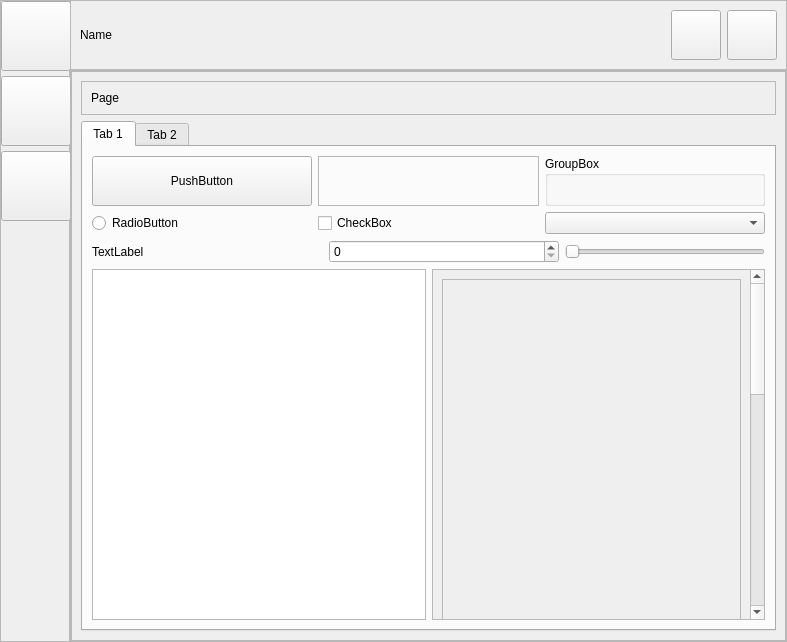
<?xml version="1.0" encoding="UTF-8"?>
<ui version="4.0">
 <class>centralWidget</class>
 <widget class="QWidget" name="centralWidget">
  <property name="geometry">
   <rect>
    <x>0</x>
    <y>0</y>
    <width>787</width>
    <height>642</height>
   </rect>
  </property>
  <property name="windowTitle">
   <string>Form</string>
  </property>
  <layout class="QGridLayout" name="gridLayout_6">
   <property name="leftMargin">
    <number>0</number>
   </property>
   <property name="topMargin">
    <number>0</number>
   </property>
   <property name="rightMargin">
    <number>0</number>
   </property>
   <property name="bottomMargin">
    <number>0</number>
   </property>
   <property name="spacing">
    <number>0</number>
   </property>
   <item row="0" column="0" rowspan="2">
    <widget class="QFrame" name="leftMenuFrame">
     <property name="minimumSize">
      <size>
       <width>70</width>
       <height>0</height>
      </size>
     </property>
     <property name="maximumSize">
      <size>
       <width>70</width>
       <height>16777215</height>
      </size>
     </property>
     <property name="frameShape">
      <enum>QFrame::StyledPanel</enum>
     </property>
     <property name="frameShadow">
      <enum>QFrame::Raised</enum>
     </property>
     <layout class="QVBoxLayout" name="verticalLayout">
      <property name="spacing">
       <number>5</number>
      </property>
      <property name="leftMargin">
       <number>0</number>
      </property>
      <property name="topMargin">
       <number>0</number>
      </property>
      <property name="rightMargin">
       <number>0</number>
      </property>
      <property name="bottomMargin">
       <number>0</number>
      </property>
      <item>
       <widget class="QPushButton" name="pushButton">
        <property name="minimumSize">
         <size>
          <width>70</width>
          <height>70</height>
         </size>
        </property>
        <property name="maximumSize">
         <size>
          <width>70</width>
          <height>70</height>
         </size>
        </property>
        <property name="text">
         <string/>
        </property>
       </widget>
      </item>
      <item>
       <widget class="QPushButton" name="pushButton_2">
        <property name="minimumSize">
         <size>
          <width>70</width>
          <height>70</height>
         </size>
        </property>
        <property name="maximumSize">
         <size>
          <width>70</width>
          <height>70</height>
         </size>
        </property>
        <property name="text">
         <string/>
        </property>
       </widget>
      </item>
      <item>
       <widget class="QPushButton" name="pushButton_3">
        <property name="minimumSize">
         <size>
          <width>70</width>
          <height>70</height>
         </size>
        </property>
        <property name="maximumSize">
         <size>
          <width>70</width>
          <height>70</height>
         </size>
        </property>
        <property name="text">
         <string/>
        </property>
       </widget>
      </item>
      <item>
       <spacer name="verticalSpacer">
        <property name="orientation">
         <enum>Qt::Vertical</enum>
        </property>
        <property name="sizeHint" stdset="0">
         <size>
          <width>20</width>
          <height>40</height>
         </size>
        </property>
       </spacer>
      </item>
     </layout>
    </widget>
   </item>
   <item row="0" column="1">
    <widget class="QFrame" name="topBarFrame">
     <property name="minimumSize">
      <size>
       <width>0</width>
       <height>70</height>
      </size>
     </property>
     <property name="maximumSize">
      <size>
       <width>16777215</width>
       <height>70</height>
      </size>
     </property>
     <property name="frameShape">
      <enum>QFrame::StyledPanel</enum>
     </property>
     <property name="frameShadow">
      <enum>QFrame::Raised</enum>
     </property>
     <layout class="QHBoxLayout" name="horizontalLayout_4">
      <item>
       <widget class="QLabel" name="label_2">
        <property name="text">
         <string>Name</string>
        </property>
       </widget>
      </item>
      <item>
       <widget class="QPushButton" name="pushButton_6">
        <property name="minimumSize">
         <size>
          <width>50</width>
          <height>50</height>
         </size>
        </property>
        <property name="maximumSize">
         <size>
          <width>50</width>
          <height>50</height>
         </size>
        </property>
        <property name="text">
         <string/>
        </property>
       </widget>
      </item>
      <item>
       <widget class="QPushButton" name="pushButton_5">
        <property name="minimumSize">
         <size>
          <width>50</width>
          <height>50</height>
         </size>
        </property>
        <property name="maximumSize">
         <size>
          <width>50</width>
          <height>50</height>
         </size>
        </property>
        <property name="text">
         <string/>
        </property>
       </widget>
      </item>
     </layout>
    </widget>
   </item>
   <item row="1" column="1">
    <widget class="QFrame" name="appFrame">
     <property name="frameShape">
      <enum>QFrame::StyledPanel</enum>
     </property>
     <property name="frameShadow">
      <enum>QFrame::Raised</enum>
     </property>
     <layout class="QGridLayout" name="gridLayout_2">
      <property name="leftMargin">
       <number>0</number>
      </property>
      <property name="topMargin">
       <number>0</number>
      </property>
      <property name="rightMargin">
       <number>0</number>
      </property>
      <property name="bottomMargin">
       <number>0</number>
      </property>
      <property name="spacing">
       <number>0</number>
      </property>
      <item row="0" column="0">
       <widget class="QStackedWidget" name="stackedWidget">
        <property name="frameShape">
         <enum>QFrame::NoFrame</enum>
        </property>
        <property name="frameShadow">
         <enum>QFrame::Raised</enum>
        </property>
        <property name="currentIndex">
         <number>0</number>
        </property>
        <widget class="QWidget" name="page">
         <layout class="QGridLayout" name="gridLayout_3">
          <property name="leftMargin">
           <number>0</number>
          </property>
          <property name="topMargin">
           <number>0</number>
          </property>
          <property name="rightMargin">
           <number>0</number>
          </property>
          <property name="bottomMargin">
           <number>0</number>
          </property>
          <property name="horizontalSpacing">
           <number>0</number>
          </property>
          <property name="verticalSpacing">
           <number>5</number>
          </property>
          <item row="0" column="0" rowspan="2">
           <widget class="QFrame" name="frame_4">
            <property name="frameShape">
             <enum>QFrame::StyledPanel</enum>
            </property>
            <property name="frameShadow">
             <enum>QFrame::Raised</enum>
            </property>
            <layout class="QGridLayout" name="gridLayout">
             <item row="0" column="0">
              <widget class="QFrame" name="frame_2">
               <property name="frameShape">
                <enum>QFrame::StyledPanel</enum>
               </property>
               <property name="frameShadow">
                <enum>QFrame::Raised</enum>
               </property>
               <layout class="QHBoxLayout" name="horizontalLayout_3">
                <item>
                 <widget class="QLabel" name="label">
                  <property name="text">
                   <string>Page</string>
                  </property>
                 </widget>
                </item>
               </layout>
              </widget>
             </item>
             <item row="1" column="0">
              <widget class="QTabWidget" name="tabWidget">
               <property name="currentIndex">
                <number>0</number>
               </property>
               <widget class="QWidget" name="tab">
                <attribute name="title">
                 <string>Tab 1</string>
                </attribute>
                <layout class="QGridLayout" name="gridLayout_4">
                 <item row="0" column="0" colspan="2">
                  <layout class="QHBoxLayout" name="horizontalLayout_2">
                   <item>
                    <widget class="QPushButton" name="pushButton_4">
                     <property name="minimumSize">
                      <size>
                       <width>100</width>
                       <height>50</height>
                      </size>
                     </property>
                     <property name="text">
                      <string>PushButton</string>
                     </property>
                    </widget>
                   </item>
                   <item>
                    <widget class="QFrame" name="frame">
                     <property name="frameShape">
                      <enum>QFrame::StyledPanel</enum>
                     </property>
                     <property name="frameShadow">
                      <enum>QFrame::Raised</enum>
                     </property>
                    </widget>
                   </item>
                   <item>
                    <widget class="QGroupBox" name="groupBox">
                     <property name="title">
                      <string>GroupBox</string>
                     </property>
                    </widget>
                   </item>
                  </layout>
                 </item>
                 <item row="1" column="0" colspan="2">
                  <layout class="QHBoxLayout" name="horizontalLayout">
                   <item>
                    <widget class="QRadioButton" name="radioButton">
                     <property name="text">
                      <string>RadioButton</string>
                     </property>
                    </widget>
                   </item>
                   <item>
                    <widget class="QCheckBox" name="checkBox">
                     <property name="text">
                      <string>CheckBox</string>
                     </property>
                    </widget>
                   </item>
                   <item>
                    <widget class="QComboBox" name="comboBox"/>
                   </item>
                  </layout>
                 </item>
                 <item row="2" column="0" colspan="2">
                  <layout class="QHBoxLayout" name="horizontalLayout_5">
                   <item>
                    <widget class="QLabel" name="label_3">
                     <property name="text">
                      <string>TextLabel</string>
                     </property>
                    </widget>
                   </item>
                   <item>
                    <widget class="QSpinBox" name="spinBox"/>
                   </item>
                   <item>
                    <widget class="QSlider" name="horizontalSlider">
                     <property name="maximumSize">
                      <size>
                       <width>200</width>
                       <height>16777215</height>
                      </size>
                     </property>
                     <property name="orientation">
                      <enum>Qt::Horizontal</enum>
                     </property>
                    </widget>
                   </item>
                  </layout>
                 </item>
                 <item row="3" column="0">
                  <widget class="QTextEdit" name="textEdit"/>
                 </item>
                 <item row="3" column="1">
                  <widget class="QScrollArea" name="scrollArea">
                   <property name="widgetResizable">
                    <bool>true</bool>
                   </property>
                   <widget class="QWidget" name="scrollAreaWidgetContents">
                    <property name="geometry">
                     <rect>
                      <x>0</x>
                      <y>0</y>
                      <width>313</width>
                      <height>1022</height>
                     </rect>
                    </property>
                    <layout class="QVBoxLayout" name="verticalLayout_2">
                     <item>
                      <widget class="QFrame" name="frame_3">
                       <property name="minimumSize">
                        <size>
                         <width>0</width>
                         <height>1000</height>
                        </size>
                       </property>
                       <property name="frameShape">
                        <enum>QFrame::StyledPanel</enum>
                       </property>
                       <property name="frameShadow">
                        <enum>QFrame::Raised</enum>
                       </property>
                      </widget>
                     </item>
                    </layout>
                   </widget>
                  </widget>
                 </item>
                </layout>
               </widget>
               <widget class="QWidget" name="tab_2">
                <attribute name="title">
                 <string>Tab 2</string>
                </attribute>
                <layout class="QGridLayout" name="gridLayout_5">
                 <item row="0" column="0">
                  <widget class="QTableWidget" name="tableWidget">
                   <row>
                    <property name="text">
                     <string>New Row</string>
                    </property>
                   </row>
                   <row>
                    <property name="text">
                     <string>New Row</string>
                    </property>
                   </row>
                   <row>
                    <property name="text">
                     <string>New Row</string>
                    </property>
                   </row>
                   <row>
                    <property name="text">
                     <string>New Row</string>
                    </property>
                   </row>
                   <row>
                    <property name="text">
                     <string>New Row</string>
                    </property>
                   </row>
                   <row>
                    <property name="text">
                     <string>New Row</string>
                    </property>
                   </row>
                   <row>
                    <property name="text">
                     <string>New Row</string>
                    </property>
                   </row>
                   <row>
                    <property name="text">
                     <string>New Row</string>
                    </property>
                   </row>
                   <row>
                    <property name="text">
                     <string>New Row</string>
                    </property>
                   </row>
                   <column>
                    <property name="text">
                     <string>New Column</string>
                    </property>
                   </column>
                   <column>
                    <property name="text">
                     <string>New Column</string>
                    </property>
                   </column>
                   <column>
                    <property name="text">
                     <string>New Column</string>
                    </property>
                   </column>
                   <column>
                    <property name="text">
                     <string>New Column</string>
                    </property>
                   </column>
                   <column>
                    <property name="text">
                     <string>New Column</string>
                    </property>
                   </column>
                   <column>
                    <property name="text">
                     <string>New Column</string>
                    </property>
                   </column>
                   <column>
                    <property name="text">
                     <string>New Column</string>
                    </property>
                   </column>
                   <column>
                    <property name="text">
                     <string>New Column</string>
                    </property>
                   </column>
                   <column>
                    <property name="text">
                     <string>New Column</string>
                    </property>
                   </column>
                   <column>
                    <property name="text">
                     <string>New Column</string>
                    </property>
                   </column>
                   <column>
                    <property name="text">
                     <string>New Column</string>
                    </property>
                   </column>
                   <column>
                    <property name="text">
                     <string>New Column</string>
                    </property>
                   </column>
                  </widget>
                 </item>
                </layout>
               </widget>
              </widget>
             </item>
            </layout>
           </widget>
          </item>
         </layout>
        </widget>
        <widget class="QWidget" name="page_2"/>
       </widget>
      </item>
     </layout>
    </widget>
   </item>
  </layout>
 </widget>
 <resources/>
 <connections/>
</ui>
